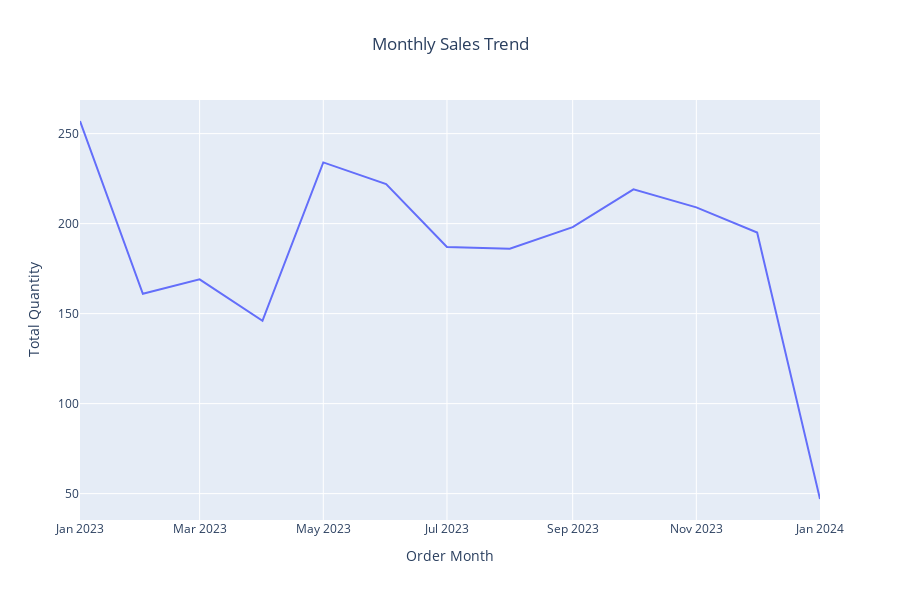

Source (notebook cell):
### Markdown cell above
### Visualisasi4 (Line Chart : Trend penjualan berdasarkan waktu. )

### Code cell
# ubah Order Date menjadi datetime, untuk memastikan.
ms["Order Date"] = pd.to_datetime(ms["Order Date"])
# groupby order date dengan quantity
# order date diambil month dan yearnya (["Order Date"].dt.to_period("M"))
# quantity di sum()
# reset_index agar urut tanggalnya
sales_trend = ms.groupby(ms["Order Date"].dt.to_period("M"))["Quantity"].sum().reset_index()
# order dalam variable tadi diubah menjadi string agar memastikan bisa diubah
sales_trend["Order Date"] = sales_trend["Order Date"].astype(str)

# masukkan attribute chart. saya pakai line chart
fig = px.line(sales_trend, x="Order Date", y="Quantity", 
              title="Monthly Sales Trend", 
              labels={"Order Date": "Order Month", "Quantity": "Total Quantity"})
# update posisi title dan tinggi.
fig.update_layout(title_x = 0.5, autosize=False, height=600)
fig.show()

### Figure 1 — Plotly figure (JSON) as saved in the notebook; plotly's stock layout.template omitted (floating-point values rounded to 4 significant figures)
{"data": [{"hovertemplate": "Order Month=%{x}<br>Total Quantity=%{y}<extra></extra>", "legendgroup": "", "line": {"color": "#636efa", "dash": "solid"}, "marker": {"symbol": "circle"}, "mode": "lines", "name": "", "orientation": "v", "showlegend": false, "type": "scatter", "x": ["2023-01", "2023-02", "2023-03", "2023-04", "2023-05", "2023-06", "2023-07", "2023-08", "2023-09", "2023-10", "2023-11", "2023-12", "2024-01"], "xaxis": "x", "y": [257, 161, 169, 146, 234, 222, 187, 186, 198, 219, 209, 195, 47], "yaxis": "y"}], "layout": {"autosize": false, "height": 600, "legend": {"tracegroupgap": 0}, "title": {"text": "Monthly Sales Trend", "x": 0.5}, "xaxis": {"anchor": "y", "domain": [0, 1], "title": {"text": "Order Month"}}, "yaxis": {"anchor": "x", "domain": [0, 1], "title": {"text": "Total Quantity"}}}}
